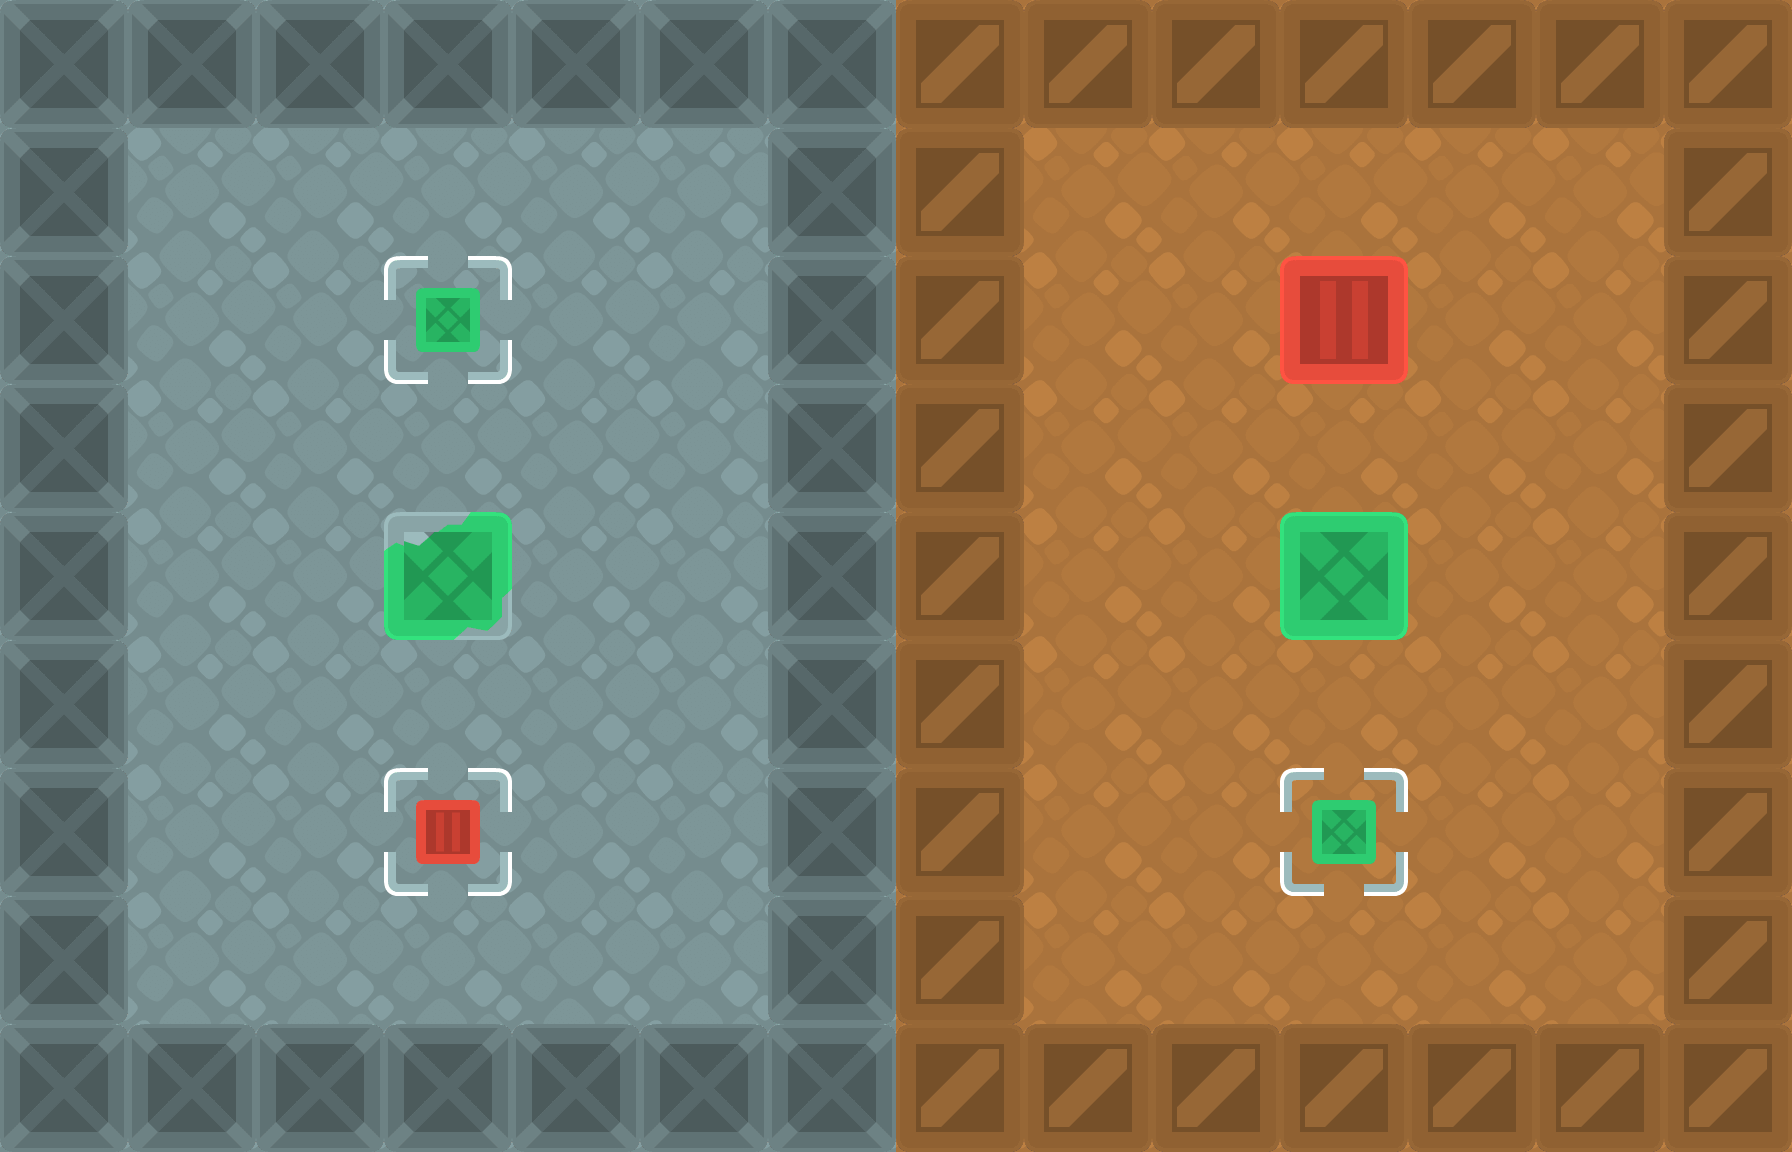

A level layout from a 2D game, rendered from its tile map. Below: a short description, then the map file with its tile-grid data intact:
An orthogonal 14x9 tile map with 128x128 px tiles, 7 tile layers (Floor, Spawn, Goal, CrateGoals, ...).

<map version="1.5" tiledversion="1.7.1" orientation="orthogonal" renderorder="right-down" width="14" height="9" tilewidth="128" tileheight="128" infinite="0" nextlayerid="8" nextobjectid="1">
 <editorsettings>
  <export target="level-2.json" format="json" />
 </editorsettings>
 <tileset firstgid="1" name="sokoban" tilewidth="128" tileheight="128" tilecount="104" columns="13">
  <image source="../tilesheets/sokoban.png" width="1664" height="1024" />
 </tileset>
 <layer id="1" name="Floor" width="14" height="9">
  <data encoding="csv">
90,90,90,90,90,90,90,91,91,91,91,91,91,91,
90,90,90,90,90,90,90,91,91,91,91,91,91,91,
90,90,90,90,90,90,90,91,91,91,91,91,91,91,
90,90,90,90,90,90,90,91,91,91,91,91,91,91,
90,90,90,90,90,90,90,91,91,91,91,91,91,91,
90,90,90,90,90,90,90,91,91,91,91,91,91,91,
90,90,90,90,90,90,90,91,91,91,91,91,91,91,
90,90,90,90,90,90,90,91,91,91,91,91,91,91,
90,90,90,90,90,90,90,91,91,91,91,91,91,91
</data>
 </layer>
 <layer id="3" name="Spawn" width="14" height="9">
  <data encoding="csv">
0,0,0,0,0,0,0,0,0,0,0,0,0,0,
0,0,0,0,0,0,0,0,0,0,0,0,0,0,
0,0,0,0,0,0,0,0,0,0,3,0,0,0,
0,0,0,0,0,0,0,0,0,0,0,0,0,0,
0,0,0,0,0,0,0,0,0,0,0,0,0,0,
0,0,0,0,0,0,0,0,0,0,0,0,0,0,
0,0,0,0,0,0,0,0,0,0,0,0,0,0,
0,0,0,0,0,0,0,0,0,0,0,0,0,0,
0,0,0,0,0,0,0,0,0,0,0,0,0,0
</data>
 </layer>
 <layer id="2" name="Goal" width="14" height="9">
  <data encoding="csv">
0,0,0,0,0,0,0,0,0,0,0,0,0,0,
0,0,0,0,0,0,0,0,0,0,0,0,0,0,
0,0,0,0,0,0,0,0,0,0,0,0,0,0,
0,0,0,0,0,0,0,0,0,0,0,0,0,0,
0,0,0,0,0,0,0,0,0,0,0,0,0,0,
0,0,0,0,0,0,0,0,0,0,0,0,0,0,
0,0,0,42,0,0,0,0,0,0,0,0,0,0,
0,0,0,0,0,0,0,0,0,0,0,0,0,0,
0,0,0,0,0,0,0,0,0,0,0,0,0,0
</data>
 </layer>
 <layer id="7" name="CrateGoals" width="14" height="9">
  <data encoding="csv">
0,0,0,0,0,0,0,0,0,0,0,0,0,0,
0,0,0,0,0,0,0,0,0,0,0,0,0,0,
0,0,0,44,0,0,0,0,0,0,0,0,0,0,
0,0,0,0,0,0,0,0,0,0,0,0,0,0,
0,0,0,0,0,0,0,0,0,0,0,0,0,0,
0,0,0,0,0,0,0,0,0,0,0,0,0,0,
0,0,0,0,0,0,0,0,0,0,44,0,0,0,
0,0,0,0,0,0,0,0,0,0,0,0,0,0,
0,0,0,0,0,0,0,0,0,0,0,0,0,0
</data>
 </layer>
 <layer id="5" name="NowCrates" width="14" height="9">
  <data encoding="csv">
0,0,0,0,0,0,0,0,0,0,0,0,0,0,
0,0,0,0,0,0,0,0,0,0,0,0,0,0,
0,0,0,0,0,0,0,0,0,0,0,0,0,0,
0,0,0,0,0,0,0,0,0,0,0,0,0,0,
0,0,0,0,0,0,0,0,0,0,5,0,0,0,
0,0,0,0,0,0,0,0,0,0,0,0,0,0,
0,0,0,0,0,0,0,0,0,0,0,0,0,0,
0,0,0,0,0,0,0,0,0,0,0,0,0,0,
0,0,0,0,0,0,0,0,0,0,0,0,0,0
</data>
 </layer>
 <layer id="4" name="ThenCrates" width="14" height="9">
  <data encoding="csv">
0,0,0,0,0,0,0,0,0,0,0,0,0,0,
0,0,0,0,0,0,0,0,0,0,0,0,0,0,
0,0,0,0,0,0,0,0,0,0,0,0,0,0,
0,0,0,0,0,0,0,0,0,0,0,0,0,0,
0,0,0,31,0,0,0,0,0,0,0,0,0,0,
0,0,0,0,0,0,0,0,0,0,0,0,0,0,
0,0,0,0,0,0,0,0,0,0,0,0,0,0,
0,0,0,0,0,0,0,0,0,0,0,0,0,0,
0,0,0,0,0,0,0,0,0,0,0,0,0,0
</data>
 </layer>
 <layer id="6" name="Walls" width="14" height="9">
  <data encoding="csv">
19,19,19,19,19,19,19,15,15,15,15,15,15,15,
19,0,0,0,0,0,19,15,0,0,0,0,0,15,
19,0,0,0,0,0,19,15,0,0,0,0,0,15,
19,0,0,0,0,0,19,15,0,0,0,0,0,15,
19,0,0,0,0,0,19,15,0,0,0,0,0,15,
19,0,0,0,0,0,19,15,0,0,0,0,0,15,
19,0,0,0,0,0,19,15,0,0,0,0,0,15,
19,0,0,0,0,0,19,15,0,0,0,0,0,15,
19,19,19,19,19,19,19,15,15,15,15,15,15,15
</data>
 </layer>
</map>
